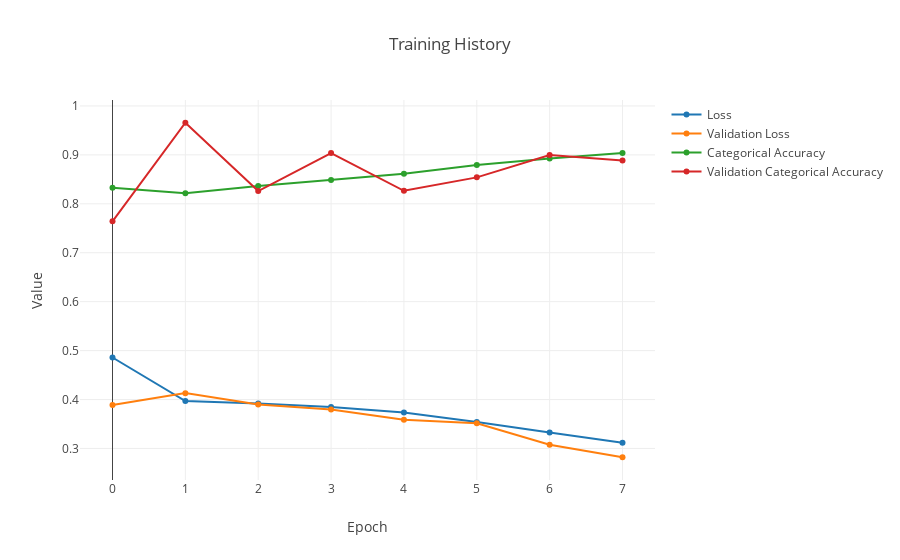

Notebook code for this chart:
### Markdown cell above
<a id='training_plot'></a>
# Model Training Plot

The following plot shows the learning of the model during training.

### Code cell
import plotly 
plotly.offline.init_notebook_mode(connected=True)

loss_p = plotly.graph_objs.Scatter(
    y = [history.history['loss'][0] for history in histories],
    mode = 'lines+markers',
    name = 'Loss'
)

val_loss_p = plotly.graph_objs.Scatter(
    y = [history.history['val_loss'][0] for history in histories],
    mode = 'lines+markers',
    name = 'Validation Loss'
)

acc_p = plotly.graph_objs.Scatter(
    y = [history.history['f1'][0] for history in histories],
    mode = 'lines+markers',
    name = 'Categorical Accuracy'
)

val_acc_p = plotly.graph_objs.Scatter(
    y = [history.history['val_f1'][0] for history in histories],
    mode = 'lines+markers',
    name = 'Validation Categorical Accuracy'
)

layout = plotly.graph_objs.Layout(title="Training History",
                yaxis=dict(title='Value'),
                xaxis=dict(title='Epoch'))

data = [loss_p, val_loss_p, acc_p, val_acc_p]
fig = plotly.graph_objs.Figure(data=data, layout=layout)

plotly.offline.iplot(fig, filename='jupyter-train-history')

### Figure 1 — Plotly figure (JSON) as saved in the notebook; plotly's stock layout.template omitted (floating-point values rounded to 4 significant figures)
{"data": [{"mode": "lines+markers", "name": "Loss", "type": "scatter", "uid": "5b0c2912-bda6-11e8-ac21-94b86d86a98e", "y": [0.4859, 0.3969, 0.3918, 0.3846, 0.3736, 0.3543, 0.3326, 0.3116]}, {"mode": "lines+markers", "name": "Validation Loss", "type": "scatter", "uid": "5b0c2913-bda6-11e8-ac21-94b86d86a98e", "y": [0.3888, 0.4131, 0.39, 0.3794, 0.3585, 0.3513, 0.3076, 0.282]}, {"mode": "lines+markers", "name": "Categorical Accuracy", "type": "scatter", "uid": "5b0c2914-bda6-11e8-ac21-94b86d86a98e", "y": [0.833, 0.8218, 0.8363, 0.8485, 0.8613, 0.8793, 0.8925, 0.9038]}, {"mode": "lines+markers", "name": "Validation Categorical Accuracy", "type": "scatter", "uid": "5b0c2915-bda6-11e8-ac21-94b86d86a98e", "y": [0.7641, 0.9656, 0.826, 0.9036, 0.8265, 0.854, 0.8996, 0.8884]}], "layout": {"title": "Training History", "xaxis": {"title": "Epoch"}, "yaxis": {"title": "Value"}}}
